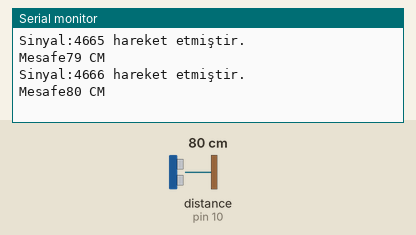
Recording of a sketch running on a simulated Arduino Uno, built with avr-gcc and run on an emulated ATmega328P. Parts: the last lines printed to the serial monitor. Wiring (inferred from the names in the program): ultrasonic range finder: trigger pin 9; echo pin 10. The test bench sets the inputs (shaded band); at power-on: distance to the obstacle (sensor on pin 10) 80 cm. The echo pulse lasts 58.3 µs per cm.

Above: at 1.8 s.
1.9 s: distance to the obstacle (sensor on pin 10) set to 2 cm
At 2.8 s:
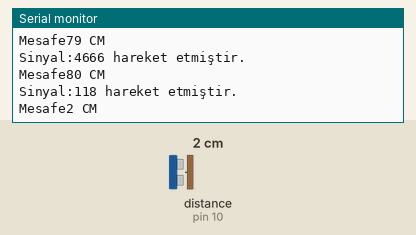
3.4 s: distance to the obstacle (sensor on pin 10) set to 4 cm
At 4.5 s:
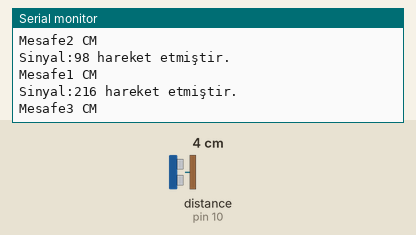
Timing chart, 0 to 6.4 s (numbered marks = the images above; inputs shaded):
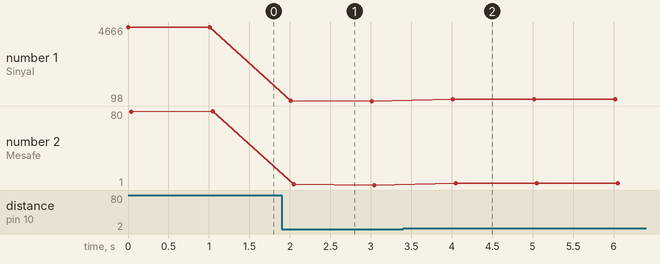

Measured:
- after the input at 1.9 s, the serial monitor: prints a new line after 0.11 s (image 1)
- after the input at 3.4 s, the serial monitor: prints a new line after 0.62 s (image 2)
- plotted number 1: 4666 → 98 after the input at 1.9 s, 98 → 215 after the input at 3.4 s
- plotted number 2: 80 → 1 after the input at 1.9 s, 1 → 3 after the input at 3.4 s

The sketch:

mesafe__l_er.ino
```cpp
int trigPin=9;
int echoPin=10;
long sure;
long uzaklik;
void setup() {
 pinMode(trigPin,OUTPUT);
 pinMode(echoPin,INPUT);
 Serial.begin(9600);
}

void loop() {
 digitalWrite(trigPin,LOW);
 delayMicroseconds(2);
 digitalWrite(trigPin,HIGH);
 delayMicroseconds(10);
 digitalWrite(trigPin,LOW);
 sure=pulseIn(echoPin,HIGH);
 uzaklik=sure/2/29.154;

 Serial.print("Sinyal:");
 Serial.print(sure);
 Serial.println(" hareket etmiştir.");

 Serial.print("Mesafe");
 Serial.print(uzaklik);
 Serial.println(" CM");

 delay(1000);

}
```
